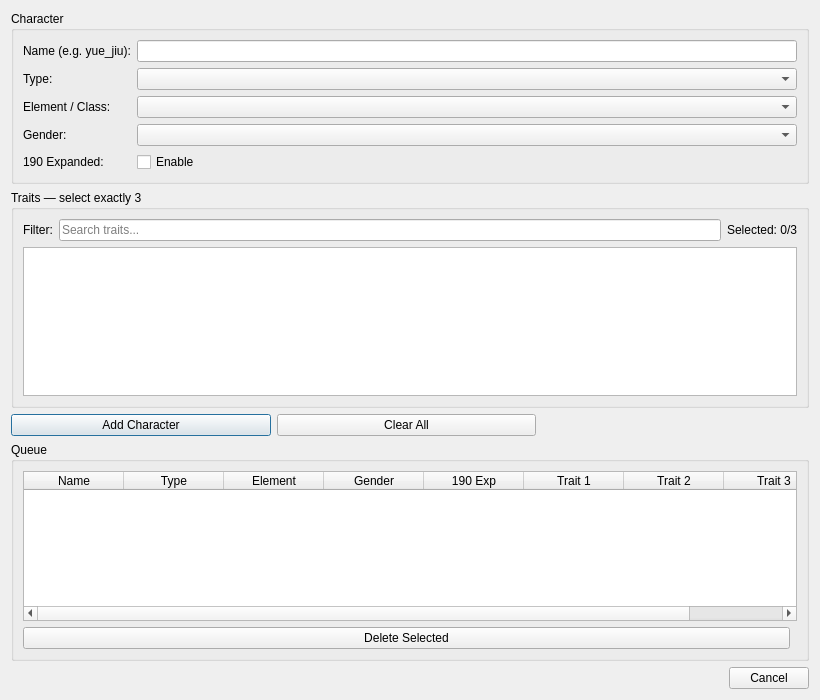
<?xml version="1.0" encoding="UTF-8"?>
<ui version="4.0">
 <class>BuildCeoBuilderView</class>
 <widget class="QDialog" name="BuildCeoBuilderView">
  <property name="geometry">
   <rect>
    <x>0</x>
    <y>0</y>
    <width>820</width>
    <height>700</height>
   </rect>
  </property>
  <property name="windowTitle">
   <string>CEO Builder</string>
  </property>
  <layout class="QVBoxLayout" name="main_layout">

   <!-- ── Form fields ── -->
   <item>
    <widget class="QGroupBox" name="form_groupbox">
     <property name="title"><string>Character</string></property>
     <layout class="QGridLayout" name="form_grid">

      <item row="0" column="0">
       <widget class="QLabel" name="name_label">
        <property name="text"><string>Name (e.g. yue_jiu):</string></property>
       </widget>
      </item>
      <item row="0" column="1">
       <widget class="QLineEdit" name="name_line_edit"/>
      </item>

      <item row="1" column="0">
       <widget class="QLabel" name="type_label">
        <property name="text"><string>Type:</string></property>
       </widget>
      </item>
      <item row="1" column="1">
       <widget class="QComboBox" name="type_combo_box"/>
      </item>

      <item row="2" column="0">
       <widget class="QLabel" name="element_label">
        <property name="text"><string>Element / Class:</string></property>
       </widget>
      </item>
      <item row="2" column="1">
       <widget class="QComboBox" name="element_combo_box"/>
      </item>

      <item row="3" column="0">
       <widget class="QLabel" name="gender_label">
        <property name="text"><string>Gender:</string></property>
       </widget>
      </item>
      <item row="3" column="1">
       <widget class="QComboBox" name="gender_combo_box"/>
      </item>

      <item row="4" column="0">
       <widget class="QLabel" name="expanded_label">
        <property name="text"><string>190 Expanded:</string></property>
       </widget>
      </item>
      <item row="4" column="1">
       <widget class="QCheckBox" name="expanded_check_box">
        <property name="text"><string>Enable</string></property>
       </widget>
      </item>

     </layout>
    </widget>
   </item>

   <!-- ── Trait selector ── -->
   <item>
    <widget class="QGroupBox" name="traits_groupbox">
     <property name="title"><string>Traits — select exactly 3</string></property>
     <layout class="QVBoxLayout" name="traits_layout">

      <item>
       <layout class="QHBoxLayout" name="trait_filter_layout">
        <item>
         <widget class="QLabel" name="trait_filter_label">
          <property name="text"><string>Filter:</string></property>
         </widget>
        </item>
        <item>
         <widget class="QLineEdit" name="trait_filter_line_edit">
          <property name="placeholderText"><string>Search traits...</string></property>
         </widget>
        </item>
        <item>
         <widget class="QLabel" name="trait_count_label">
          <property name="text"><string>Selected: 0/3</string></property>
         </widget>
        </item>
       </layout>
      </item>

      <item>
       <widget class="QListWidget" name="trait_list_widget">
        <property name="minimumHeight"><number>160</number></property>
        <property name="maximumHeight"><number>160</number></property>
        <property name="selectionMode">
         <enum>QAbstractItemView::MultiSelection</enum>
        </property>
       </widget>
      </item>

     </layout>
    </widget>
   </item>

   <!-- ── Add / Clear buttons ── -->
   <item>
    <layout class="QHBoxLayout" name="add_buttons_layout">
     <item>
      <widget class="QPushButton" name="add_character_button">
       <property name="text"><string>Add Character</string></property>
      </widget>
     </item>
     <item>
      <widget class="QPushButton" name="clear_all_button">
       <property name="text"><string>Clear All</string></property>
      </widget>
     </item>
     <item>
      <spacer>
       <property name="orientation"><enum>Qt::Horizontal</enum></property>
      </spacer>
     </item>
     <item>
      <widget class="QLabel" name="status_label">
       <property name="text"><string></string></property>
      </widget>
     </item>
    </layout>
   </item>

   <!-- ── Queue table ── -->
   <item>
    <widget class="QGroupBox" name="queue_groupbox">
     <property name="title"><string>Queue</string></property>
     <layout class="QVBoxLayout" name="queue_layout">
      <item>
       <widget class="QTableWidget" name="queue_table_widget">
        <property name="minimumHeight"><number>180</number></property>
        <property name="selectionBehavior">
         <enum>QAbstractItemView::SelectRows</enum>
        </property>
        <property name="selectionMode">
         <enum>QAbstractItemView::SingleSelection</enum>
        </property>
        <property name="editTriggers">
         <set>QAbstractItemView::NoEditTriggers</set>
        </property>
        <column><property name="text"><string>Name</string></property></column>
        <column><property name="text"><string>Type</string></property></column>
        <column><property name="text"><string>Element</string></property></column>
        <column><property name="text"><string>Gender</string></property></column>
        <column><property name="text"><string>190 Exp</string></property></column>
        <column><property name="text"><string>Trait 1</string></property></column>
        <column><property name="text"><string>Trait 2</string></property></column>
        <column><property name="text"><string>Trait 3</string></property></column>
       </widget>
      </item>
      <item>
       <layout class="QHBoxLayout" name="queue_buttons_layout">
        <item>
         <widget class="QPushButton" name="delete_selected_button">
          <property name="text"><string>Delete Selected</string></property>
         </widget>
        </item>
        <item>
         <spacer>
          <property name="orientation"><enum>Qt::Horizontal</enum></property>
         </spacer>
        </item>
       </layout>
      </item>
     </layout>
    </widget>
   </item>

   <!-- ── Button box ── -->
   <item>
    <widget class="QDialogButtonBox" name="button_box">
     <property name="standardButtons">
      <set>QDialogButtonBox::Cancel</set>
     </property>
    </widget>
   </item>

  </layout>
 </widget>
</ui>
